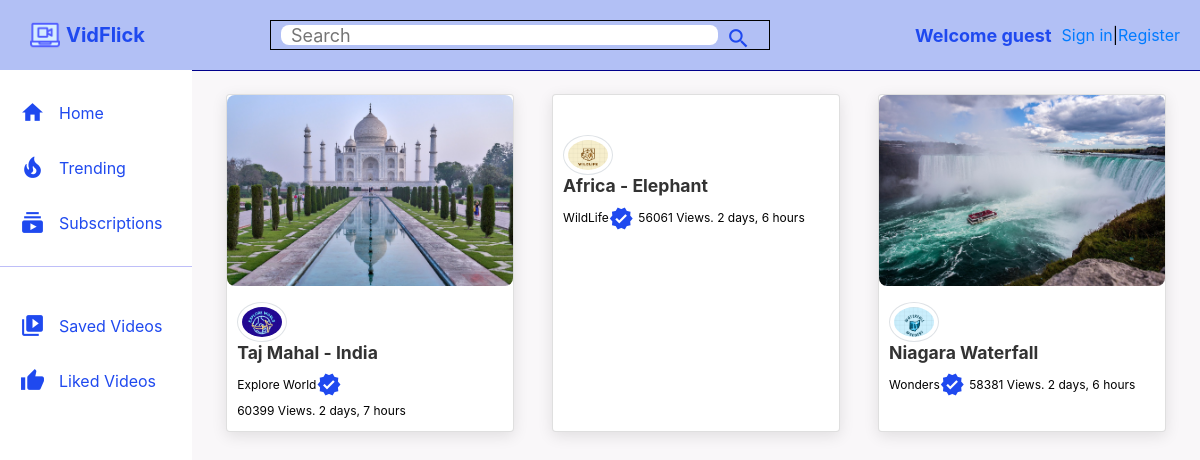
The page / on the database its author committed.
### core/models.py (models this page shows, shortened)
class Video(models.Model):
    video = models.FileField(upload_to=user_directory_path)  # getting video from user and storing with user id by calling user_directory_path function.
    image = models.ImageField(upload_to=user_directory_path,null=True,blank=True)
    title = models.CharField(max_length=100)
    description = models.TextField(null=True, blank=True)
    tags = TaggableManager()
    date = models.DateTimeField(auto_now_add=True) # auto_now_add means it will take time and date of uploading the video.
    visibility =  models.CharField(choices=VISIBILITY,max_length=100,default='public')
    user = models.ForeignKey(User, on_delete=models.SET_NULL, null=True,related_name="user") # on_delete to specify if user get's delet then video should also get delete or not. CASCADE (delete)and SET_NULL(keep)
    views = models.IntegerField(default=0)
    likes = models.ManyToManyField(User,related_name="likes")
    dislikes = models.ManyToManyField(User,related_name="dislikes")

### userauths/models.py (models this page shows, shortened)
class User(AbstractUser):
    email = models.EmailField(unique=True,null=True)
    username = models.CharField(max_length=1000)
    groups = models.ManyToManyField(
        'auth.Group',
        related_name='userauths_groups',
        blank=True
    )
    user_permissions = models.ManyToManyField(
        'auth.Permission',
        related_name='userauths_permissions',
        blank=True
    )
    USERNAME_FIELD = "email"
    REQUIRED_FIELDS = ["username"]

### channel/models.py (models this page shows, shortened)
class Channel(models.Model):
    channel_art = models.ImageField(upload_to=user_directory_path,null=True,blank=True)
    image = models.ImageField(upload_to=user_directory_path,null=True,blank=True)
    full_name = models.CharField(max_length=100)
    channel_name = models.CharField(max_length=100)
    description = models.TextField(null=True, blank=True)
    keywords = TaggableManager()
    joined = models.DateTimeField(auto_now_add=True)
    status =  models.CharField(choices=STATUS,max_length=100,default='active')
    user = models.OneToOneField(User, on_delete=models.SET_NULL, null=True,related_name="channel_user")
    subscribers = models.ManyToManyField(User, related_name="user_sub")
    subs = models.IntegerField(default=0)
    verified = models.BooleanField(default=False)
    feature = models.BooleanField(default=True)
    bussiness_email = models.CharField(max_length=500, null=True)
    bussiness_location = models.CharField(max_length=500, null=True)

### core/views.py (the view)
# urls.py: path("",views.intro,name="intro"),
def intro(request):
    video = Video.objects.filter(visibility="public")  # all() ->all video will come. filter()-> particular filter videos will come.
    context = {
        "video": video,
    }
    return render(request,'intro.html',context)

### channel/context_processors.py (called while the page is built)
def user_channel(request):
    if request.user.is_authenticated:
        try:
            channel = Channel.objects.get(user=request.user)
        except Channel.DoesNotExist:
            channel = None
    else:
        channel = None
    return {'channel': channel}

### templates/intro.html (shortened to what this page needs)
{% extends 'base.html' %}
{% block content %}
{% include 'userauths/message.html'%}
<!DOCTYPE html>
<html lang="en">
<head>
    <link href="https://stackpath.bootstrapcdn.com/bootstrap/4.5.2/css/bootstrap.min.css" rel="stylesheet">
</head>
<body>
<div class="main_body">
    <div class="sidebar">
        <div class="sidebar_categories">
            <div class="sidebar_category">
                <a href="{% url 'registeruser' %}"> <i class="material-icons">home</i></a>
                <a href="{% url 'registeruser' %}"><span>Home</span></a>
            </div>
            <div class="sidebar_category">
                <a href="{% url 'registeruser' %}"><i class="material-icons">local_fire_department</i></a>
                <a href="{% url 'registeruser' %}"><span>Trending</span></a>
            </div>
            <div class="sidebar_category">
                <a href="{% url 'registeruser' %}"><i class="material-icons">subscriptions</i></a>
                <a href="{% url 'registeruser' %}"><span>Subscriptions</span></a>
            </div>
            <hr>
        </div>
            <div class="sidebar_category">
                <a href="{% url 'registeruser' %}"><i class="material-icons">video_library</i></a>
                <a href="{% url 'registeruser' %}"><span>Saved Videos</span></a>
            </div>
            <div class="sidebar_category">
                <a href="{% url 'registeruser' %}">
                    <i class="material-icons">thumb_up</i>
                    <span>Liked Videos</span>
                </a>
            </div>
        </div>
    <div class="videos">
        <div class="drop-down-container">
        </div>
        <div class="videos_container mt-10">
            {% for v in video %}
            <div class="card video-card">
                <div class="video-thumbnail">
                    <a href="{% url 'registeruser' %}"><img src="{{ v.image.url }}" alt=""></a>
                </div>
                <div class="video-details">
                    <div class="author">
                        <img src="{{ v.user.channel_user.image.url }}" alt="" class="img-thumbnail" style="width: 50px;">
                    </div>
                    <div class="video-title">
                        <a href="{% url 'video-detail' v.id %}">
                            <h3>{{ v.title }}</h3>
                        </a>
                        <a href=""><small>{{ v.user.channel_user.channel_name }} {% if v.user.channel_user.verified == True %}<i class="material-icons">verified</i>{% endif %}</small></a>
                        <span><small>{{ v.views }} Views. {{ v.date|timesince }}</small></span>
                    </div>
                </div>
            </div>
            {% endfor %}
        </div>
    </div>
</div>
</body>
</html>
{% endblock %}

### templates/base.html (shortened to what this page needs)
{% load static %}
<!DOCTYPE html>
<html lang="en">
<head>
    <link rel="stylesheet" href="https://cdnjs.cloudflare.com/ajax/libs/bootstrap/5.3.0/css/bootstrap.min.css">
    <link rel="stylesheet" type="text/css" href="{% static 'css/style.css' %}">
</head>
<body>
    {% include 'includes/navbar.html' %}
    {% block content %}
    {% endblock %}

### templates/includes/navbar.html (shortened to what this page needs)
{% load static %}
<!DOCTYPE html>
<html lang="en">
<head>
</head>
<body>
    <div class="header">
        <div class="header_left">
            <a href="{% url 'index' %}"><img src="{% static 'images/icon.png' %}" style="width: 30px;"></a>
            <span class="brand">VidFlick</span>
        </div>
        <div class="header_search">
            <form action="{% url 'search-view' %}" method="GET">
                <input type="text" placeholder="Search" name="qt">
                <button><i class="material-icons">search</i></button>
            </form>
        </div>
        <div class="header_auth">
            {% if user.id is None %}
            <a href="" class="auth_button">Welcome guest</a>
            <a href="{% url 'sign-in' %}">Sign in</a> <span class="dark-transp"> | </span>
            <a href="{% url 'sign-up' %}">Register</a>
            {% else %}
            <a href="" class="auth_button">Welcome {{user}}</a>
            {% endif %}
        </div>
    </div>
</body>
</html>

### templates/userauths/message.html (shortened to what this page needs)
<head>
</head>

### static/css/style.css (style rules this page uses)
* { margin: 0px; padding: 0px; box-sizing:border-box }
body { font-family: 'Roboto', sans-serif; }
.material-icons { color:royalblue }
.header { display: flex; justify-content: space-between; align-items: centre; height: 70px; padding: 15px; }
.header_left { display: flex; align-items: center; }
.header_left img { width:120px; margin-left: 25px; height:30px; }
.header i { padding: 0 8px; cursor: pointer; }
.header_search form { display: flex; border: 1px solid black; margin: 0; padding: 0; height: 30px; }
.header_search input { width:500px; padding: 10px; margin: 0; border: none; border-radius: 8px; height:100%; }
.header_search button { padding: 0; margin: 0; height: 100%; border: none; }
.main_body { height: calc(100vh - 70px); display: flex; }
.sidebar { height:100%; width:230px; background-color: white; }
.sidebar_categories { width:100%; display: flex; flex-direction: column; margin-bottom: 15px; margin-top: 15px; }
.sidebar_category { display: flex; align-items: centre; padding: 10px 20px; }
.sidebar_category span { margin-left: 14px; }
hr { height:0.5px; background-color: blue; border: none; }
.videos { background-color: #f9f7f9; width: 100%; height:100%; padding: 15px 15px; border-top: 1.5px solid darkblue; }
.videos_container { display: flex; flex-direction: row; justify-content: space-around; flex-wrap: wrap; }
.title a, span { text-decoration: none; color: black; }
small { display: inline-flex; align-items: center; }
.author img { object-fit: cover; height: 40px; width: 40px; border-radius: 60%; margin-right: 12px; margin-top: 6px; }
.drop-down-container { display: flex; align-items: center; justify-content: space-between; }
.sidebar_categories a { text-decoration: none; }
.video-details { padding: 0; margin: 0; padding: 10px; }
.video-details a { font-size: 13px; }
.video-details span { font-size: 13px; }

### templates/includes/navbar.html (style rules this page uses)
.brand { margin-left: 6px; }
.header { display: flex; justify-content: space-between; align-items: center; padding: 10px 20px; background-color: #B2C0F5; }
.header_left { display: flex; align-items: center; }
.header_left i, .header_left span { color: #1F49EF; font-size: 30px; margin-right: 10px; }
.header_left img { width: 30px; margin-left: 10px; }
.header_left span { font-weight: bold; font-size: 20px; }
.header_search { flex-grow: 1; display: flex; justify-content: center; }
.header_search form { width: 100%; max-width: 500px; display: flex; align-items: center; padding: 5px 10px; }
.header_search input { width: 100%; font-size: 18px; }
.header_search button { background-color: transparent; border: none; cursor: pointer; }
.header_auth { display: flex; align-items: center; margin-left: 20px; }
.auth_button { text-decoration: none; color: #1F49EF; font-weight: bold; margin: 0 10px; font-size: 18px; transition: color 0.3s ease; }
.material-icons { color: #1F49EF; font-size: 25px; transition: transform 0.3s ease, color 0.3s ease; }

### templates/intro.html (style rules this page uses)
.material-icons { color: #1F49EF; transition: color 0.3s ease, transform 0.3s ease; }
.sidebar_category a { text-decoration: none; display: flex; align-items: center; margin: 5px 0; }
.sidebar_category i, .sidebar_category span { color: #1F49EF; transition: color 0.3s ease; }
.card { transition: transform 0.3s ease, box-shadow 0.3s ease; }
.video-card { width: 18rem; margin-bottom: 20px; display: inline-block; box-shadow: 0px 4px 15px rgba(0, 0, 0, 0.1); }
.video-thumbnail img { width: 100%; height: auto; border-radius: 8px; }
.video-details { padding: 10px; }
.video-title h3 { font-size: 1.1rem; font-weight: bold; color: #333; }
.video-title small { color: black; font-size: 12px; }

### rows shown on the page
Video: image (picture), user.channel_user.image (picture), title "Taj Mahal - India", user.channel_user.channel_name "Explore World", views "60399", date "2 days, 7 hours"
Video: user.channel_user.image (picture), title "Africa - Elephant", user.channel_user.channel_name "WildLife", views "56061", date "2 days, 6 hours"
Video: image (picture), user.channel_user.image (picture), title "Niagara Waterfall", user.channel_user.channel_name "Wonders", views "58381", date "2 days, 6 hours"
